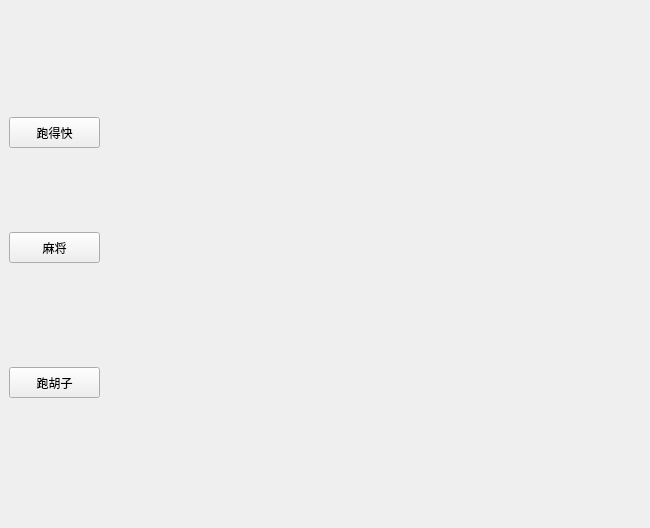
<?xml version="1.0" encoding="UTF-8"?>
<ui version="4.0">
 <class>Dialog</class>
 <widget class="QDialog" name="Dialog">
  <property name="geometry">
   <rect>
    <x>0</x>
    <y>0</y>
    <width>650</width>
    <height>528</height>
   </rect>
  </property>
  <property name="windowTitle">
   <string>Dialog</string>
  </property>
  <widget class="QToolButton" name="phzBtn">
   <property name="geometry">
    <rect>
     <x>9</x>
     <y>367</y>
     <width>91</width>
     <height>31</height>
    </rect>
   </property>
   <property name="text">
    <string>跑胡子</string>
   </property>
  </widget>
  <widget class="QToolButton" name="majiangBtn">
   <property name="geometry">
    <rect>
     <x>9</x>
     <y>232</y>
     <width>91</width>
     <height>31</height>
    </rect>
   </property>
   <property name="text">
    <string>麻将</string>
   </property>
  </widget>
  <widget class="QToolButton" name="runfastBtn">
   <property name="geometry">
    <rect>
     <x>9</x>
     <y>117</y>
     <width>91</width>
     <height>31</height>
    </rect>
   </property>
   <property name="text">
    <string>跑得快</string>
   </property>
  </widget>
 </widget>
 <resources/>
 <connections/>
</ui>
